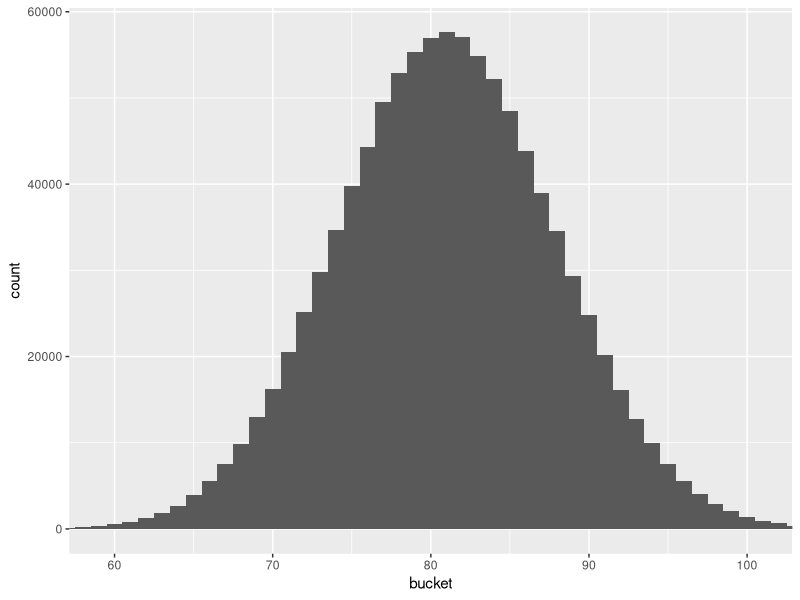
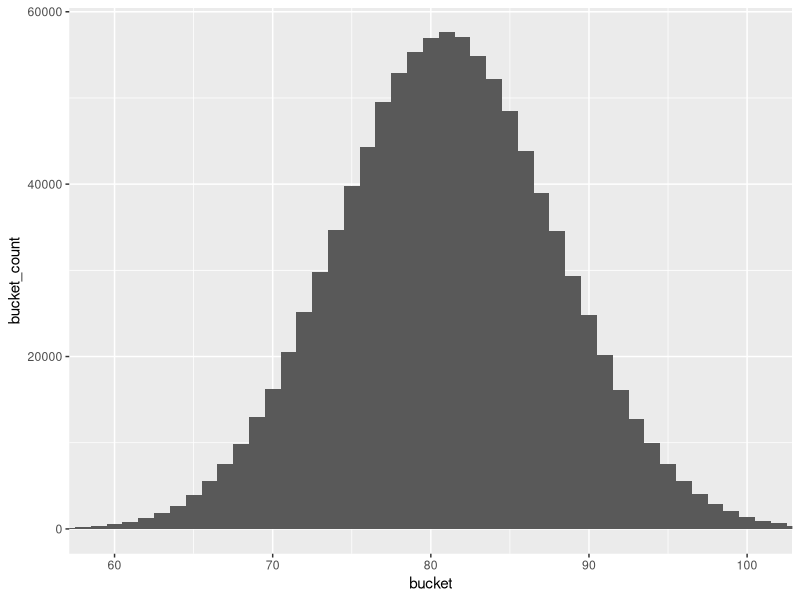
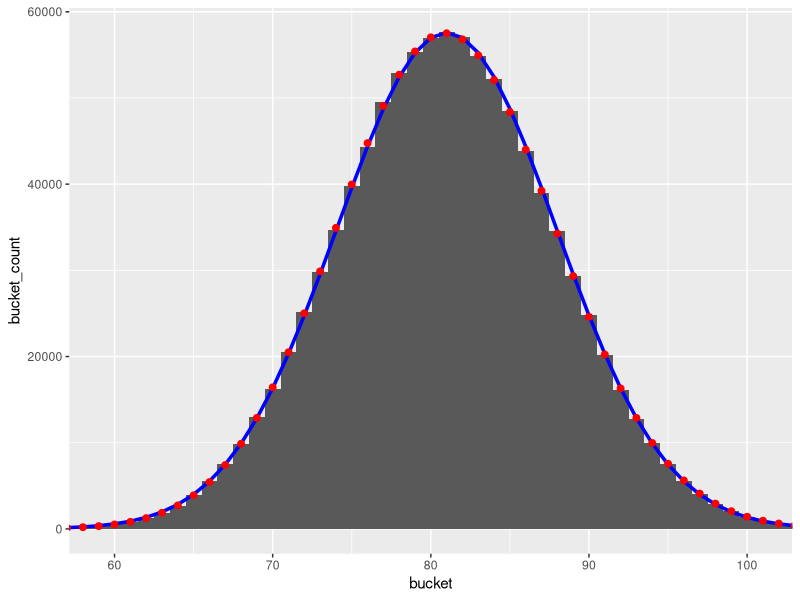
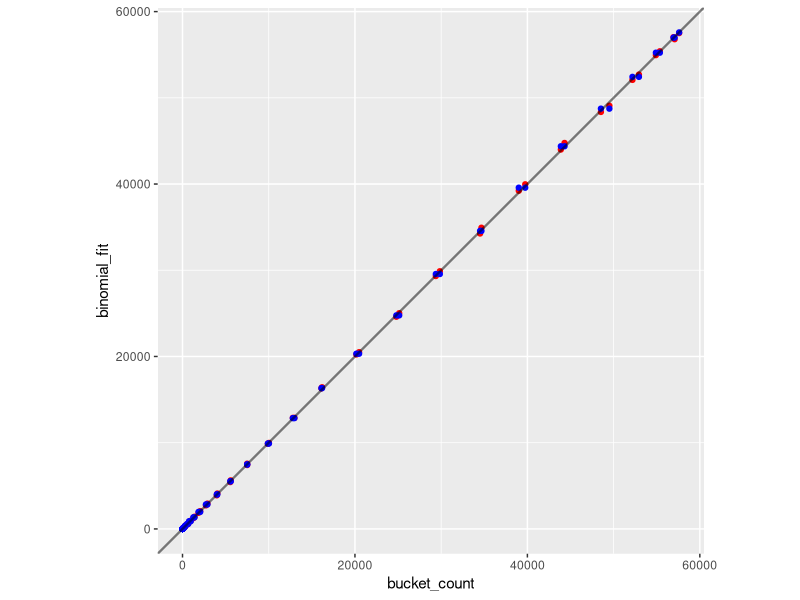

The R script that drew these images, in order:
## ---- chunk 1
knitr::opts_chunk$set(echo = TRUE)
## ---- chunk 2
rm(list=ls())
library(stats)
library(tibble)
library(ggplot2)
library(dplyr)
## ---- chunk 3
tic = Sys.time()				
## ---- chunk 4
ns <-  1000001                            # Number of simulations
p <- 0.4                                  # Probability of falling right on any pin
n <-  200                                 # Number of rows of pins
which_bucket <- array(dim=c(ns))          # Initialise an ns-array to record the outcome of each simulation
bucket_count <- array(dim=c(n+1))         # Initialise an (n+1)-array to store the count how many balls 
                                                # have fallen into each 'bucket' after the final row of pins
bucket_count[] <-  0                      # Start count at zero in each bucket
bounce <- array(dim=c(n))                 # Initialise an n-array to store the path of a single ball
count_fall_right <-  0                    # Start the counter for number of times the ball bounces left
## ---- chunk 5
for (s in 1:ns) {                         
   bounce = runif(n,0,1) < p              
   which_bucket[s] = sum(bounce)+1					
   bucket_count[which_bucket[s]] = bucket_count[which_bucket[s]]+1
}
## ---- chunk 6
toc = Sys.time()					
toc-tic
## ---- chunk 7
(galton_sims <- tibble(bucket=which_bucket))
(galton <- tibble(bucket=1:(n+1),bucket_count=bucket_count))
## ---- chunk 8
(sims_plot <- ggplot(galton_sims)+
   geom_histogram(aes(bucket),binwidth=1)+
   coord_cartesian(xlim=c(n*p-3*sqrt(n*p*(1-p)),n*p+3*sqrt(n*p*(1-p)))))
head(ggplot_build(sims_plot)$data[[1]])
filter(galton,bucket_count!=0)
## ---- chunk 9
ggplot(galton)+
  geom_col(aes(bucket,bucket_count),width=1)+
  coord_cartesian(xlim=c(n*p-3*sqrt(n*p*(1-p)),n*p+3*sqrt(n*p*(1-p))))
## ---- chunk 10
galton <- mutate(galton,
                 binomial_fit = ns*dbinom(bucket-1,size=n,prob=p),
                 normal_fit = ns*dnorm(bucket-1,mean=n*p,sd=sqrt(n*p*(1-p))))
(filter(galton,
      bucket>n*p-sqrt(n*p*(1-p))&bucket<n*p+sqrt(n*p*(1-p))))

ggplot(galton)+
  geom_col(aes(bucket,bucket_count),width=1)+
  geom_line(aes(bucket,normal_fit),colour="blue",size=1.2)+
  geom_point(aes(bucket,binomial_fit),colour="red",size=2)+
  coord_cartesian(xlim=c(n*p-3*sqrt(n*p*(1-p)),n*p+3*sqrt(n*p*(1-p))))

## ---- chunk 11
ggplot(galton)+
  coord_equal(ratio=1)+
  coord_fixed()+
  geom_point(aes(bucket_count,binomial_fit),colour="red")+
  geom_point(aes(bucket_count,normal_fit),colour="blue")+
  geom_abline(size=0.8,alpha=0.5)

